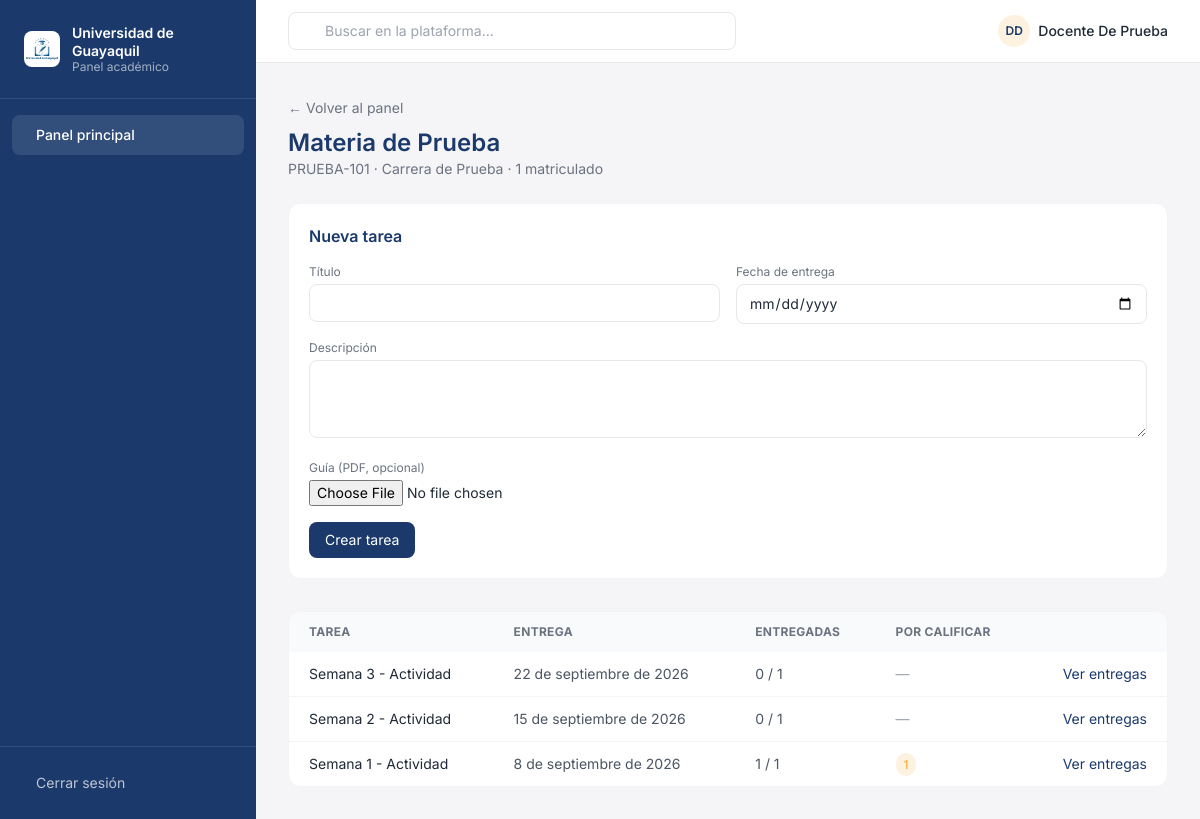
/docente/materia/1/tareas/ (signed in), run on the app's committed database.
### plataforma/models.py (models this page shows, shortened)
class Materia(models.Model):
    nombre = models.CharField(max_length=100)
    codigo = models.CharField(max_length=20, unique=True)
    carrera = models.ForeignKey(Carrera, on_delete=models.CASCADE, related_name='materias')
    creditos = models.IntegerField(default=4)
    descripcion = models.TextField(blank=True)
    profesor = models.CharField(max_length=100, blank=True)  # legado: se conserva por datos existentes
    docente = models.ForeignKey(
        'PerfilDocente',
        on_delete=models.SET_NULL,
        null=True,
        blank=True,
        related_name='materias'
    )
    class Meta:
        verbose_name_plural = "Materias"

class Carrera(models.Model):
    nombre = models.CharField(max_length=100)
    codigo = models.CharField(max_length=20, unique=True)
    descripcion = models.TextField(blank=True)
    creditos_totales = models.IntegerField(default=120)
    class Meta:
        verbose_name_plural = "Carreras"

class Tarea(models.Model):
    materia = models.ForeignKey(Materia, on_delete=models.CASCADE, related_name='tareas')
    actividad = models.ForeignKey(
        'ActividadPlanificada',
        on_delete=models.SET_NULL,
        null=True,
        blank=True,
        related_name='tareas',
        help_text="Actividad de la planificación de la que cuelga. Define su categoría y su parcial."
    )
    titulo = models.CharField(max_length=200)
    descripcion = models.TextField()
    fecha_asignacion = models.DateField(auto_now_add=True)
    fecha_entrega = models.DateField()
    pdf_guia = cloudinary.models.CloudinaryField('guias', null=True, blank=True)
    @property
    def parcial(self):
        """Parcial al que aporta esta tarea, si cuelga de la planificación."""
        return self.actividad.unidad.parcial if self.actividad else None
    class Meta:
        verbose_name_plural = "Tareas"

### plataforma/views.py (the view)
        def wrapper(request, *args, **kwargs):
            if not request.user.is_authenticated:
                return redirect('login')
            try:
                perfil = PerfilUsuario.objects.get(user=request.user)
                if perfil.rol not in roles_permitidos:
                    messages.error(request, "❌ No tienes permisos para acceder a esta sección")
                    return redirect('index')
            except PerfilUsuario.DoesNotExist:
                messages.error(request, "❌ Tu perfil no está configurado")
                return redirect('index')
            return view_func(request, *args, **kwargs)

### plataforma/views.py (called while the page is built)
def rol_requerido(*roles_permitidos):
    def decorator(view_func):
        def wrapper(request, *args, **kwargs):
            if not request.user.is_authenticated:
                return redirect('login')
            try:
                perfil = PerfilUsuario.objects.get(user=request.user)
                if perfil.rol not in roles_permitidos:
                    messages.error(request, "❌ No tienes permisos para acceder a esta sección")
                    return redirect('index')
            except PerfilUsuario.DoesNotExist:
                messages.error(request, "❌ Tu perfil no está configurado")
                return redirect('index')
            return view_func(request, *args, **kwargs)
        return wrapper
    return decorator

def _perfil_docente_o_none(user):
    return PerfilDocente.objects.select_related('carrera').filter(user=user).first()

def _materia_del_docente(user, materia_id):
    perfil = _perfil_docente_o_none(user)
    if not perfil:
        return None, None
    materia = Materia.objects.select_related('carrera').filter(id=materia_id, docente=perfil).first()
    return perfil, materia

### plataforma/templates/plataforma/docente_materia_tareas.html (shortened to what this page needs)
{% extends 'plataforma/base.html' %}
{% block sidebar_links %}{% include 'plataforma/_sidebar_docente.html' %}{% endblock %}
{% block content %}
<div class="mb-6">
  <a href="{% url 'dashboard_docente' %}" class="text-sm text-gray-500 hover:text-navy">← Volver al panel</a>
  <h1 class="text-2xl font-semibold text-navy mt-2">{{ materia.nombre }}</h1>
  <p class="text-sm text-gray-500">{{ materia.codigo }} · {{ materia.carrera.nombre }} · {{ total_matriculados }} matriculado{{ total_matriculados|pluralize:"s" }}</p>
</div>
<div class="bg-white rounded-xl border border-gray-100 p-5 mb-8">
  <h2 class="font-semibold text-navy mb-4">Nueva tarea</h2>
  <form method="post" enctype="multipart/form-data" class="grid grid-cols-1 sm:grid-cols-2 gap-4">
    <div>
      <label class="block text-xs text-gray-500 mb-1">Título</label>
      <input type="text" name="titulo" required class="w-full px-3 py-2 text-sm border border-gray-200 rounded-lg">
    </div>
    <div>
      <label class="block text-xs text-gray-500 mb-1">Fecha de entrega</label>
      <input type="date" name="fecha_entrega" required class="w-full px-3 py-2 text-sm border border-gray-200 rounded-lg">
    </div>
    <div class="sm:col-span-2">
      <label class="block text-xs text-gray-500 mb-1">Descripción</label>
      <textarea name="descripcion" rows="3" class="w-full px-3 py-2 text-sm border border-gray-200 rounded-lg"></textarea>
    </div>
    <div>
      <label class="block text-xs text-gray-500 mb-1">Guía (PDF, opcional)</label>
      <input type="file" name="pdf_guia" class="w-full text-sm">
    </div>
    <div class="sm:col-span-2">
      <button type="submit" class="px-4 py-2 text-sm bg-navy text-white rounded-lg hover:bg-navy-light">Crear tarea</button>
    </div>
  </form>
</div>
<div class="bg-white rounded-xl border border-gray-100 overflow-hidden">
  <table class="w-full text-sm">
    <thead class="bg-gray-50 text-left text-xs uppercase tracking-wide text-gray-500">
      <tr>
        <th class="px-5 py-3">Tarea</th>
        <th class="px-5 py-3">Entrega</th>
        <th class="px-5 py-3">Entregadas</th>
        <th class="px-5 py-3">Por calificar</th>
        <th class="px-5 py-3"></th>
      </tr>
    </thead>
    <tbody class="divide-y divide-gray-100">
      {% for fila in tareas %}
      <tr class="hover:bg-gray-50">
        <td class="px-5 py-3 text-gray-800">{{ fila.tarea.titulo }}</td>
        <td class="px-5 py-3 text-gray-600">{{ fila.tarea.fecha_entrega }}</td>
        <td class="px-5 py-3 text-gray-600">{{ fila.entregadas }} / {{ total_matriculados }}</td>
        <td class="px-5 py-3">
          {% if fila.por_calificar %}
            <span class="text-xs px-2 py-1 rounded-full bg-gold-light text-gold">{{ fila.por_calificar }}</span>
          {% else %}
            <span class="text-gray-400">—</span>
          {% endif %}
        </td>
        <td class="px-5 py-3 text-right">
          <a href="{% url 'docente_tarea_entregas' fila.tarea.id %}" class="text-navy hover:underline">Ver entregas</a>
        </td>
      </tr>
      {% empty %}
      <tr><td colspan="5" class="text-center px-5 py-8 text-gray-400">Aún no hay tareas en esta materia</td></tr>
      {% endfor %}
    </tbody>
  </table>
</div>
{% endblock %}

### plataforma/templates/plataforma/base.html (shortened to what this page needs)
{% load static %}
<!DOCTYPE html>
<html lang="es">
<head>
<script src="https://cdn.tailwindcss.com"></script>
<link rel="stylesheet" href="https://cdn.jsdelivr.net/npm/@tabler/icons-webfont@latest/dist/tabler-icons.min.css">
</head>
<body class="min-h-screen text-gray-800">
<div class="flex min-h-screen">
  <aside class="hidden md:flex md:flex-col w-64 bg-navy text-white shrink-0">
    <div class="flex items-center gap-3 px-6 py-6 border-b border-white/10">
      <img src="{% static 'images/logo.jpeg' %}" alt="Logo Universidad de Guayaquil" class="w-9 h-9 rounded-lg object-cover">
      <div>
        <p class="text-sm font-semibold leading-tight">Universidad de Guayaquil</p>
        <p class="text-xs text-white/60 leading-tight">Panel {{ user_role|default:"académico" }}</p>
      </div>
    </div>
    <nav class="flex-1 px-3 py-4 space-y-1 text-sm">
      {% block sidebar_links %}{% endblock %}
    </nav>
    <div class="px-3 py-4 border-t border-white/10 space-y-1 text-sm">
      <a href="{% url 'logout' %}" class="flex items-center gap-3 px-3 py-2.5 rounded-lg hover:bg-white/10 transition-colors text-white/70">
         Cerrar sesión
      </a>
    </div>
  </aside>
  <div class="flex-1 flex flex-col min-w-0">
    <header class="flex items-center justify-between bg-white border-b border-gray-200 px-4 md:px-8 py-3 sticky top-0 z-10">
      <div class="flex-1 max-w-md hidden sm:block">
        <div class="relative">
          <input type="text" placeholder="Buscar en la plataforma..."
                 class="w-full pl-9 pr-3 py-2 text-sm border border-gray-200 rounded-lg focus:outline-none focus:ring-2 focus:ring-navy-light/30">
        </div>
      </div>
      <div class="flex items-center gap-4">
        <div class="flex items-center gap-2">
          <div class="w-8 h-8 rounded-full bg-gold-light flex items-center justify-center text-navy text-xs font-semibold">
            {{ request.user.first_name|slice:":1"|upper }}{{ request.user.last_name|slice:":1"|upper }}
          </div>
          <span class="hidden sm:block text-sm font-medium">{{ request.user.get_full_name|default:request.user.username }}</span>
        </div>
      </div>
    </header>
    <main class="flex-1 p-4 md:p-8">
      {% block content %}{% endblock %}
    </main>
  </div>
</div>
</body>
</html>

### plataforma/templates/plataforma/base.html (style rules this page uses)
body { font-family: 'Inter', sans-serif; background-color: #F5F5F7; }

### data on the page
Materia: nombre "Materia de Prueba", codigo "PRUEBA-101", carrera.nombre "Carrera de Prueba"
Tarea: tarea.titulo "Semana 3 - Actividad", tarea.fecha_entrega "22 de septiembre de 2026", entregadas "0", materia "1"
Tarea: tarea.titulo "Semana 2 - Actividad", tarea.fecha_entrega "15 de septiembre de 2026", entregadas "0", materia "1"
Tarea: tarea.titulo "Semana 1 - Actividad", tarea.fecha_entrega "8 de septiembre de 2026", entregadas "1", total_matriculados "1", por_calificar "1"

### other printed values
{{ user_role|default:"académico" }} "académico"
{{ request.user.first_name|slice:":1"|upper }} "D"
{{ request.user.last_name|slice:":1"|upper }} "D"
{{ request.user.get_full_name|default:request.user.username }} "Docente De Prueba"
{{ total_matriculados }} "1"
